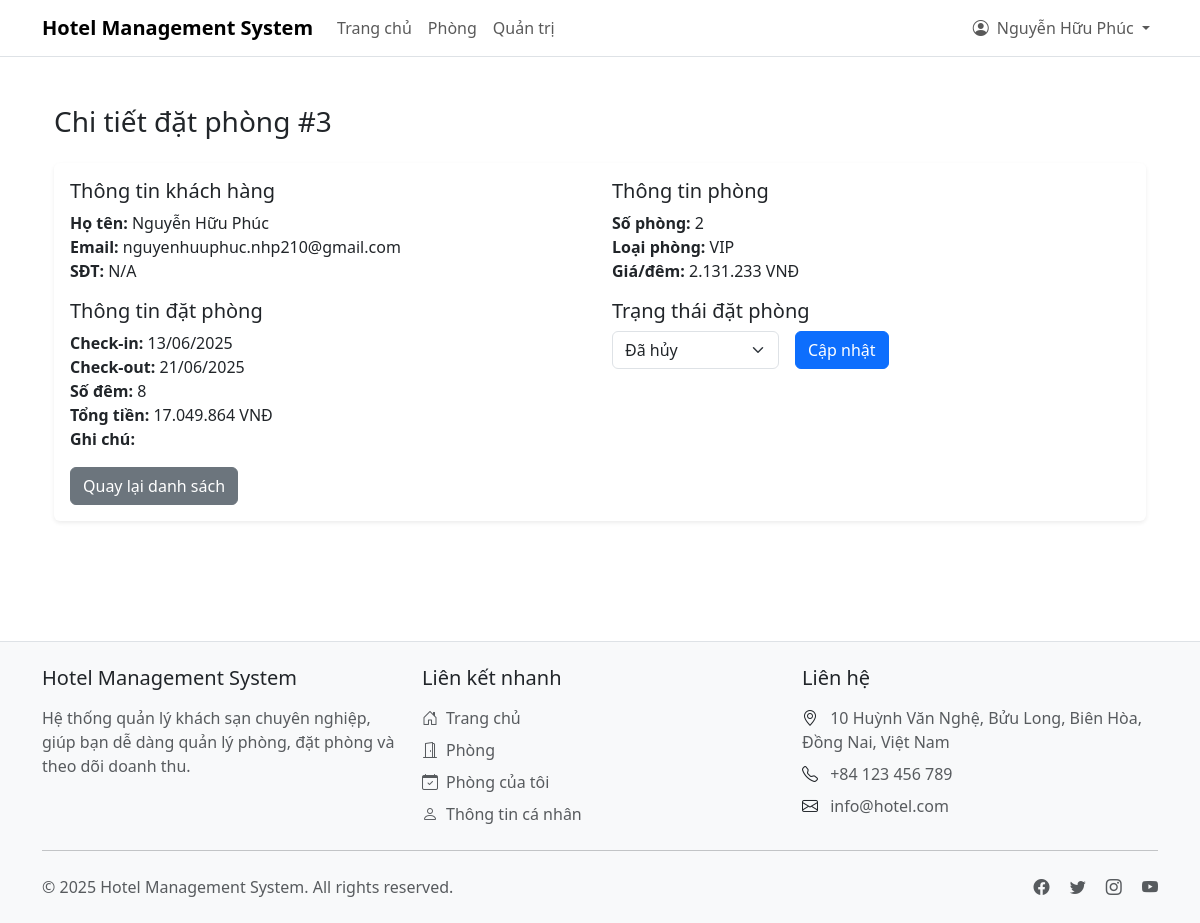
Screenshot of /admin/booking-details.php?id=3 (signed in) with the database file from the repository.
### tables this page shows
CREATE TABLE `bookings` (
  `id` int(11) NOT NULL,
  `user_id` int(11) NOT NULL,
  `room_id` int(11) NOT NULL,
  `check_in` date NOT NULL,
  `check_out` date NOT NULL,
  `total_price` decimal(10,2) NOT NULL,
  `status` enum('pending','confirmed','cancelled','completed') DEFAULT 'pending',
  `special_requests` text DEFAULT NULL,
  `created_at` timestamp NOT NULL DEFAULT current_timestamp(),
  `updated_at` timestamp NOT NULL DEFAULT current_timestamp() ON UPDATE current_timestamp(),
  `notes` varchar(255) DEFAULT NULL
);

CREATE TABLE `users` (
  `id` int(11) NOT NULL,
  `email` varchar(255) NOT NULL,
  `password` varchar(255) NOT NULL,
  `name` varchar(100) NOT NULL,
  `is_admin` enum('admin','user') DEFAULT NULL,
  `created_at` timestamp NOT NULL DEFAULT current_timestamp(),
  `updated_at` timestamp NOT NULL DEFAULT current_timestamp() ON UPDATE current_timestamp(),
  `phone` int(11) DEFAULT NULL
);

CREATE TABLE `rooms` (
  `id` int(11) NOT NULL,
  `room_number` varchar(10) NOT NULL,
  `type` varchar(50) NOT NULL,
  `price_per_night` decimal(10,2) NOT NULL,
  `capacity` int(11) NOT NULL,
  `description` text DEFAULT NULL,
  `status` enum('available','occupied','maintenance') DEFAULT 'available',
  `created_at` timestamp NOT NULL DEFAULT current_timestamp(),
  `updated_at` timestamp NOT NULL DEFAULT current_timestamp() ON UPDATE current_timestamp(),
  `image` varchar(255) DEFAULT NULL
);

### config/Database.php (called while the page is built, shortened)
<?php
class Database {
    private static $instance = null;
    private $pdo;
    private function __construct() {
        try {
            $host = 'localhost';
            $dbname = 'hotel_management2';
            $username = 'root';
            $password = '';
            $this->pdo = new PDO(
                "mysql:host=$host;dbname=$dbname;charset=utf8mb4",
                $username,
                $password,
                [
                    PDO::ATTR_ERRMODE => PDO::ERRMODE_EXCEPTION,
                    PDO::ATTR_DEFAULT_FETCH_MODE => PDO::FETCH_ASSOC,
                    PDO::ATTR_EMULATE_PREPARES => false
                ]
            );
        } catch (PDOException $e) {
            error_log("Database connection failed: " . $e->getMessage());
            throw new Exception("Database connection failed");
        }
    }
    public static function getInstance() {
        if (self::$instance === null) {
            self::$instance = new self();
        }
        return self::$instance;
    }
    public function query($sql, $params = []) {
        try {
            $stmt = $this->pdo->prepare($sql);
            $stmt->execute($params);
            return $stmt;
        } catch (PDOException $e) {
            error_log("Query failed: " . $e->getMessage());
            throw new Exception("Query failed");
        }
    }
    public function fetch($sql, $params = []) {
        try {
            $stmt = $this->query($sql, $params);
            return $stmt->fetch();
        } catch (Exception $e) {
            error_log("Fetch failed: " . $e->getMessage());
            return null;
        }
    }
    public function getConnection() {
        return $this->pdo;
    }
}

### classes/Booking.php (called while the page is built, shortened)
<?php
class Booking {
    private $db;
    public function __construct() {
        $this->db = Database::getInstance()->getConnection();
    }
    public function getBookingById($id) {
        try {
            $sql = "SELECT * FROM bookings WHERE id = :id";
            $stmt = $this->db->prepare($sql);
            $stmt->bindParam(':id', $id);
            $stmt->execute();
            $result = $stmt->fetch(PDO::FETCH_ASSOC);
            return $result ?: false;
        } catch (PDOException $e) {
            error_log("Error getting booking: " . $e->getMessage());
            return false;
        }
    }
}

### classes/User.php (called while the page is built, shortened)
<?php
class User {
    private $db;
    public function __construct() {
        $this->db = Database::getInstance();
    }
    public function getUserById($userId) {
        try {
            $sql = "SELECT id, email, name, is_admin FROM users WHERE id = ?";
            return $this->db->fetch($sql, [$userId]);
        } catch (PDOException $e) {
            error_log("Error getting user: " . $e->getMessage());
            return false;
        }
    }
}

### classes/Room.php (called while the page is built, shortened)
<?php
class Room {
    private $db;
    public function __construct() {
        $this->db = Database::getInstance();
        $this->uploadDir = dirname(__DIR__) . '/assets/images/rooms/';
    }
    public function getRoomById($roomId) {
        try {
            $sql = "SELECT * FROM rooms WHERE id = ?";
            return $this->db->fetch($sql, [$roomId]);
        } catch (Exception $e) {
            error_log($e->getMessage());
            return null;
        }
    }
}

### admin/booking-details.php (the view, shortened to what this page needs)
<?php
require_once '../classes/Booking.php';
require_once '../classes/Room.php';
require_once '../classes/User.php';
$booking = new Booking();
$room = new Room();
$user = new User();
$bookingId = isset($_GET['id']) ? (int)$_GET['id'] : 0;
$bookingInfo = $booking->getBookingById($bookingId);
$userInfo = $user->getUserById($bookingInfo['user_id']);
$roomInfo = $room->getRoomById($bookingInfo['room_id']);
require_once '../includes/header.php';
?>
<div class="container py-4">
    <h1 class="h3 mb-4">Chi tiết đặt phòng #<?= $bookingInfo['id'] ?></h1>
    <div class="card mb-4">
        <div class="card-body">
            <div class="row mb-3">
                <div class="col-md-6">
                    <h5>Thông tin khách hàng</h5>
                    <ul class="list-unstyled mb-0">
                        <li><b>Họ tên:</b> <?= htmlspecialchars($userInfo['name']) ?></li>
                        <li><b>Email:</b> <?= htmlspecialchars($userInfo['email']) ?></li>
                        <li><b>SĐT:</b> <?= htmlspecialchars($userInfo['phone'] ?? 'N/A') ?></li>
                    </ul>
                </div>
                <div class="col-md-6">
                    <h5>Thông tin phòng</h5>
                    <ul class="list-unstyled mb-0">
                        <li><b>Số phòng:</b> <?= htmlspecialchars($roomInfo['room_number']) ?></li>
                        <li><b>Loại phòng:</b> <?= htmlspecialchars($roomInfo['type']) ?></li>
                        <li><b>Giá/đêm:</b> <?= number_format($roomInfo['price_per_night'], 0, ',', '.') ?> VNĐ</li>
                    </ul>
                </div>
            </div>
            <div class="row mb-3">
                <div class="col-md-6">
                    <h5>Thông tin đặt phòng</h5>
                    <ul class="list-unstyled mb-0">
                        <li><b>Check-in:</b> <?= date('d/m/Y', strtotime($bookingInfo['check_in'])) ?></li>
                        <li><b>Check-out:</b> <?= date('d/m/Y', strtotime($bookingInfo['check_out'])) ?></li>
                        <li><b>Số đêm:</b> <?= ceil((strtotime($bookingInfo['check_out']) - strtotime($bookingInfo['check_in'])) / (60 * 60 * 24)) ?></li>
                        <li><b>Tổng tiền:</b> <?= number_format($bookingInfo['total_price'], 0, ',', '.') ?> VNĐ</li>
                        <li><b>Ghi chú:</b> <?= htmlspecialchars($bookingInfo['notes']) ?></li>
                    </ul>
                </div>
                <div class="col-md-6">
                    <h5>Trạng thái đặt phòng</h5>
                    <form method="POST" class="row g-3 align-items-center">
                        <div class="col-auto">
                            <select name="status" class="form-select">
                                <option value="cancelled" <?= $bookingInfo['status'] === 'cancelled' ? 'selected' : '' ?>>Đã hủy</option>
                            </select>
                        </div>
                        <div class="col-auto">
                            <button type="submit" class="btn btn-primary">Cập nhật</button>
                        </div>
                    </form>
                </div>
            </div>
            <a href="bookings.php" class="btn btn-secondary">Quay lại danh sách</a>
        </div>
    </div>
</div>
<?php require_once '../includes/footer.php'; ?>

### includes/header.php (style rules this page uses)
.card { border: none; box-shadow: 0 0.125rem 0.25rem rgba(0, 0, 0, 0.075); }
.btn { font-weight: 500; }
.btn-primary { background-color: #0d6efd; border-color: #0d6efd; }

### rows the page displays
bookings: id "3", check_in "13/06/2025", check_out "21/06/2025", check_out+check_in "8", total_price "17.049.864", status "Đã hủy"
users: name "Nguyễn Hữu Phúc", email "nguyenhuuphuc.nhp210@gmail.com"
rooms: room_number "2", type "VIP", price_per_night "2.131.233"

### other values shown
SITE_NAME "Hotel Management System"
$_SESSION['user']['name'] "Nguyễn Hữu Phúc"
$userInfo['phone'] "N/A"
